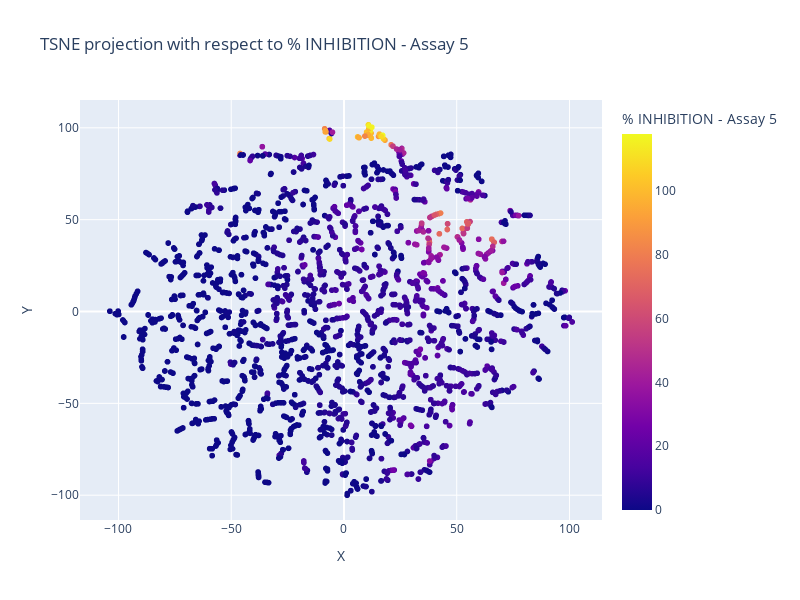

The code cell stored with this chart in its notebook:
### Code cell
plot_projection_2d(projections, feature=FEATURE, projection='tsne')

### Figure 1 — Plotly figure (JSON) as saved in the notebook; plotly's stock layout.template omitted (floating-point values rounded to 4 significant figures; data arrays with more than 128 entries replaced by an {"elided": "..."} marker saying what was removed)
{"data": [{"hovertemplate": "X=%{x}<br>Y=%{y}<br>Compound ID=%{text}<br>% INHIBITION - Assay 5=%{marker.color}<extra></extra>", "legendgroup": "", "marker": {"color": {"elided": "2456 float values"}, "coloraxis": "coloraxis", "symbol": "circle"}, "mode": "markers+text", "name": "", "showlegend": false, "text": {"elided": "2456 int values"}, "type": "scattergl", "x": {"elided": "2456 float values"}, "xaxis": "x", "y": {"elided": "2456 float values"}, "yaxis": "y"}], "layout": {"coloraxis": {"cmax": 118.0, "cmin": 0, "colorbar": {"title": {"text": "% INHIBITION - Assay 5"}}, "colorscale": [[0, "#0d0887"], [0.1111, "#46039f"], [0.2222, "#7201a8"], [0.3333, "#9c179e"], [0.4444, "#bd3786"], [0.5556, "#d8576b"], [0.6667, "#ed7953"], [0.7778, "#fb9f3a"], [0.8889, "#fdca26"], [1, "#f0f921"]]}, "height": 600, "legend": {"tracegroupgap": 0}, "title": {"text": "TSNE projection with respect to % INHIBITION - Assay 5"}, "width": 800, "xaxis": {"anchor": "y", "domain": [0, 1], "title": {"text": "X"}}, "yaxis": {"anchor": "x", "domain": [0, 1], "title": {"text": "Y"}}}}
